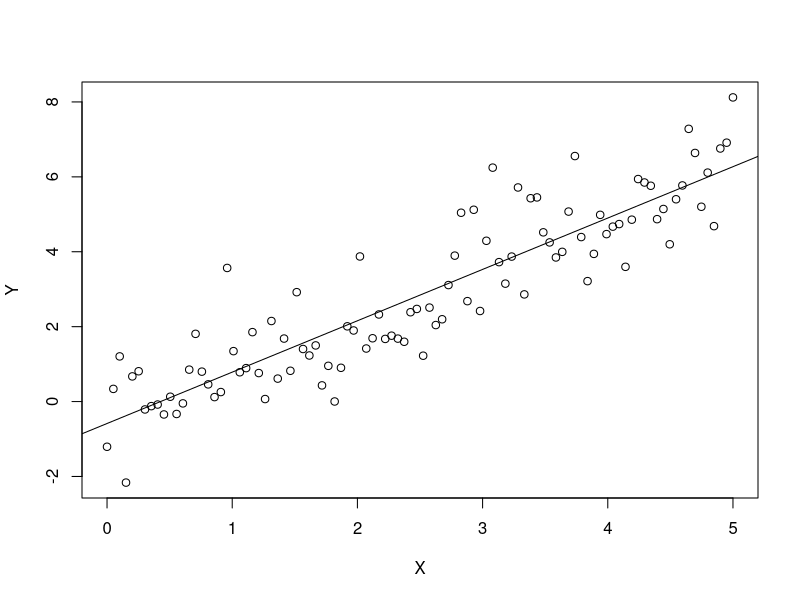
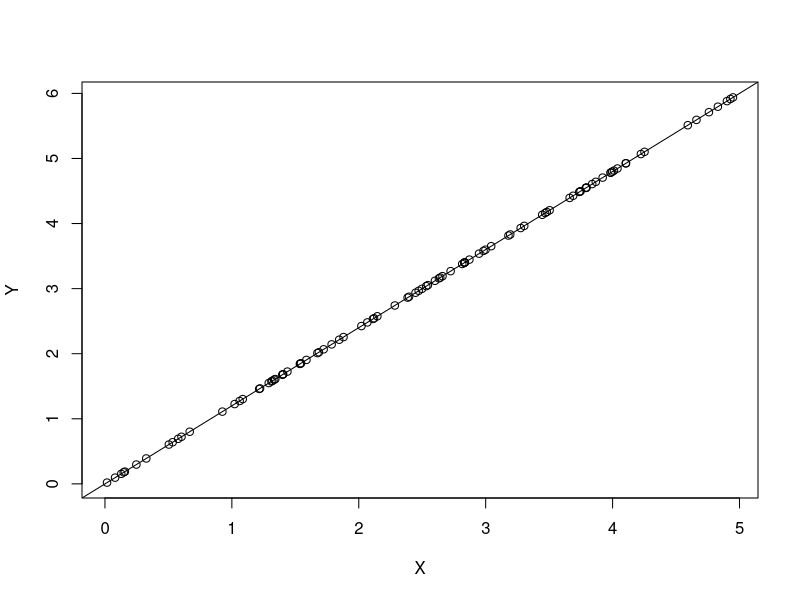
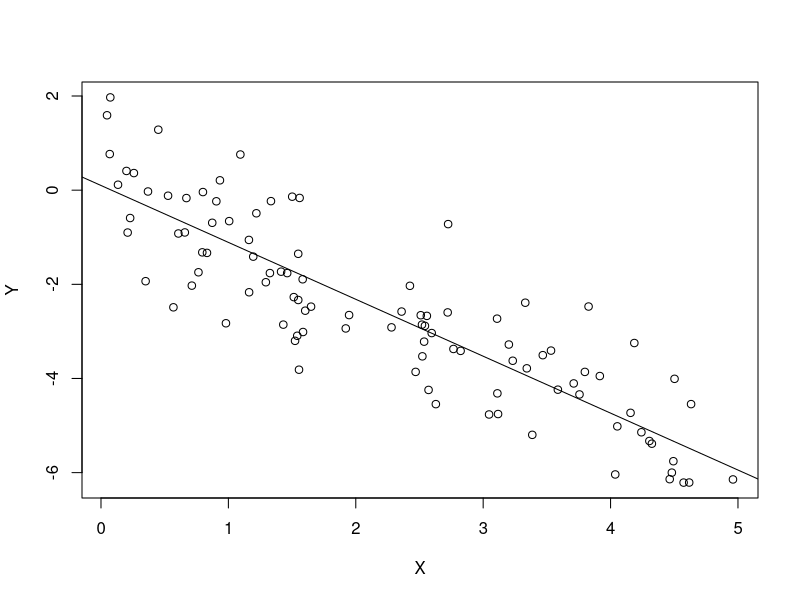
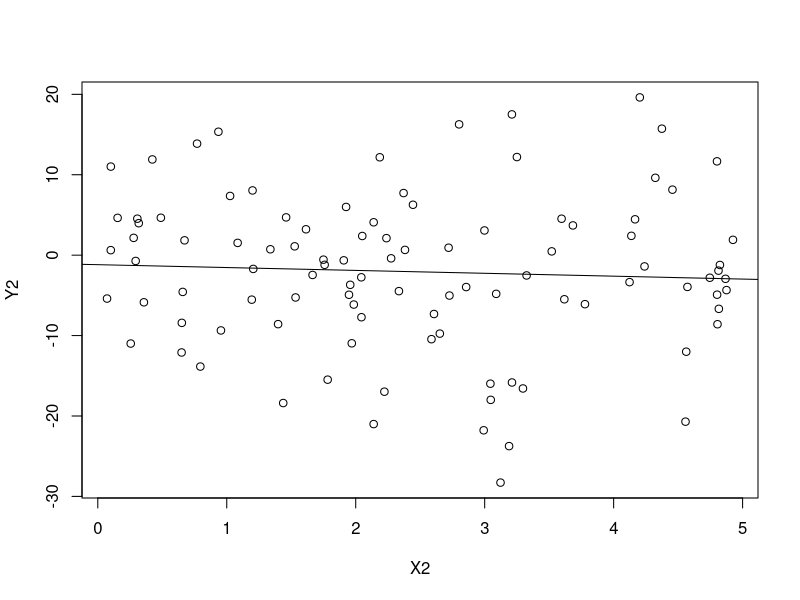
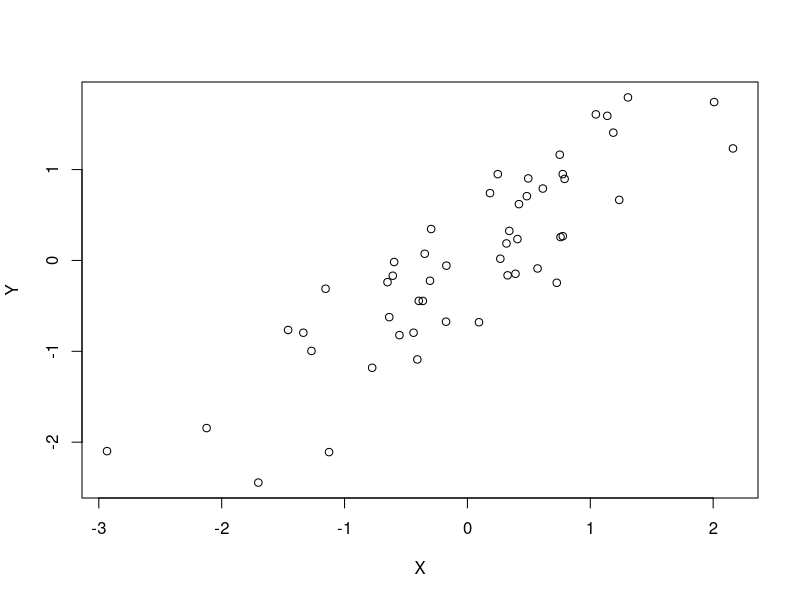
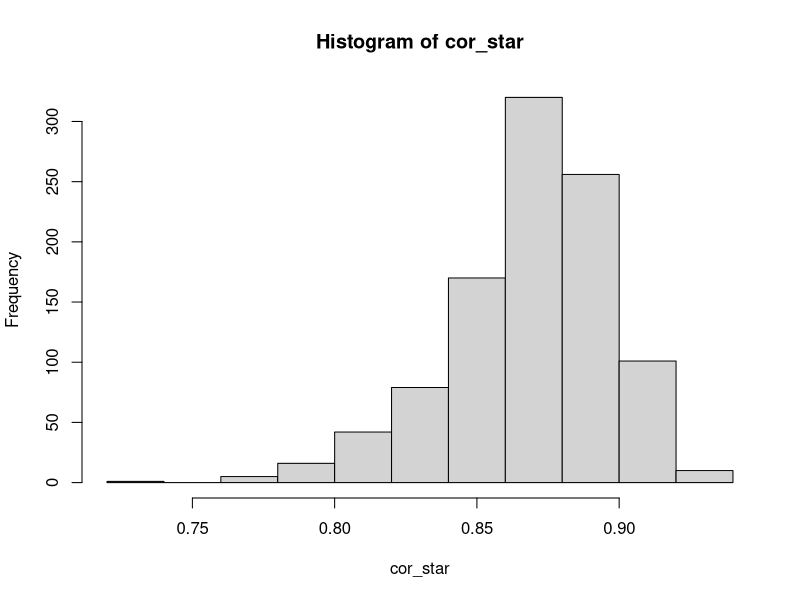
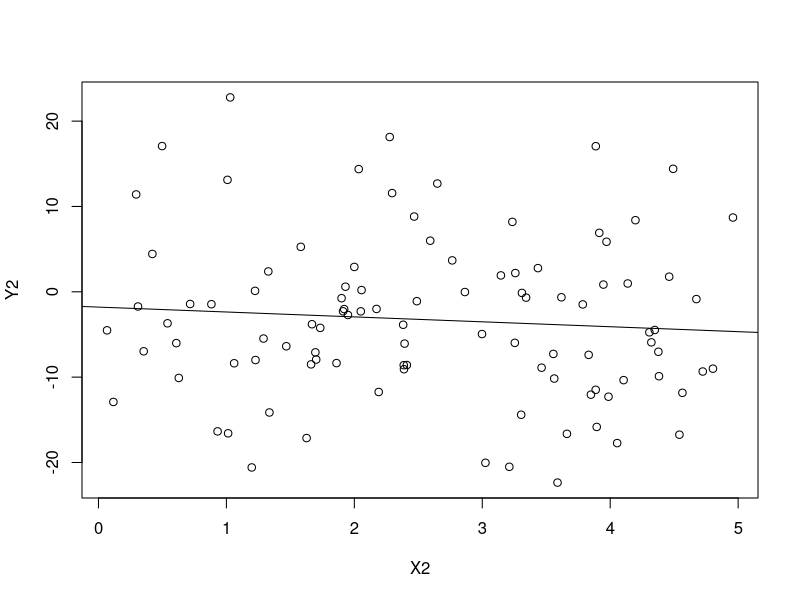
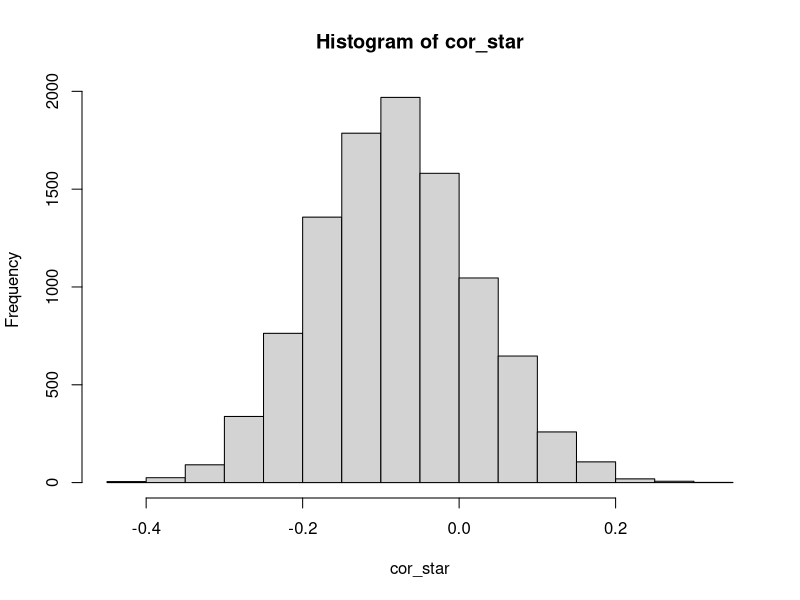

Write the R code that produced these figures, in order.
rm(list = ls())
#BS CI for rho
#pseudo data
set.seed(1234)
X = seq(0, 5, length.out = 100)
Y = 1.2*X + rnorm(100)
plot(X, Y); abline(lm(Y~X))
lm(Y~X) #return coef #Not important now

cor(X,Y) #note that correlation represents how one vlb linearly related to the other vlb
##there is no need for beta to be the same as rho!!
cov(X, Y)/sqrt(var(X)*var(Y)) #same approach
cov(X,Y)/var(X) #beta = cov(X,Y)/var(X) i.e. regression coef #Not important now

#Another example clearly shows that when rho=1
X = runif(100, 0, 5) #why use `runif()`, because I want X to be r.v.
Y = 1.2*X #simply rule out the exogenous error term out
plot(X, Y); abline(lm(Y~X))
lm(Y~X) #return coef, which is perfectly estimated

cor(X,Y) #since they are perfectly linearly related with the same direction, their rho is 1
cov(X, Y)/sqrt(var(X)*var(Y)) #same approach
cov(X,Y)/var(X) #beta = cov(X,Y)/var(X) i.e. regression coef #Not important now

#last example for negative rho
set.seed(1234)
X = runif(100, 0, 5)
Y = -1.2*X + rnorm(100)
plot(X, Y); abline(lm(Y~X))
lm(Y~X) #return coef
cov(X,Y)/var(X) #beta = cov(X,Y)/var(X) i.e. regression coef
cor(X,Y)

#Compare to a relative big error term
set.seed(333)
X2 = runif(100, 0, 5)
Y2 = -1.2*X2 + rnorm(100, 0, 10)
plot(X2, Y2); abline(lm(Y2~X2))
lm(Y2~X2) #return coef
cov(X2,Y2)/var(X2) #beta = cov(X,Y)/var(X) i.e. regression coef #Not important now
cor(X2,Y2) #sometimes rho is very close to 0

#higer |rho| with small error term v.s. lower |rho| with bigger error term
cor(X,Y);cor(X2,Y2)

#KEY Question: How to estimate rho? How to construct the interval estimator for rho?
#Am I able to conclude that the linear relation between X2 & Y2 is 0?

#We switch to bivariate normal case, since we can predetermine rho very well
rm(list = ls())
num_samples = 50
rho = 0.87

library('MASS')
rs = mvrnorm(n = num_samples, mu=c(0, 0), Sigma=matrix(c(1, rho, rho, 1), nrow=2), empirical=TRUE)
colnames(rs) = c('X', 'Y')
X = rs[, 1]  # standard normal (mu=0, sd=1)
Y = rs[, 2]  # standard normal (mu=0, sd=1)
plot(X,Y)
cor(X, Y)  # yay! surely is 0.83
cor(X*0.01 + 42, Y*3 - 1)  # Linear transformations of X and Y won't change r.

#Remember that our population for X&Y is a bivariate r.v. which follows normal
#Now what we have is 100 pair of samples (X,Y)

##################################A BAD Version############################
##ONE Bootstrap sample from (X,Y)
Xstar = sample(X, size = num_samples, replace = T) #做一次重抽
which(X == Xstar) #因為是配對的X,Y，要找抽到的X對應的index
#但這種對應法是錯的，因為兩邊是長度一樣的vector，只會對應各自的element
#然後回傳T/F的vector

#我們希望把抽到的X一個個對回去已有的rs
count = c()
for(i in 1:num_samples){
  count = rbind(count, which(X == Xstar[i]))
}
count
Y[count] #這些Y就是被抽到的X所對應的Y
boot_rs = cbind(Xstar, Y[count]) #把抽出來的(X,Y)裝在一起
cor(boot_rs[,1], boot_rs[,2]) #就得到一組bs statistic #centered at rho=0.87

##B times of Bootstrap resampling from (X,Y)
B = 1000;
Xstar = matrix(NA, num_samples, B) #等等拿來裝bs samples from X
Ystar = Xstar #等等拿來裝對應的bs samples from Y
for(i in 1:B){
  Xstar[,i] = sample(X, size = num_samples, replace = T) #每個col是一組resampling from X
  for(j in 1:num_samples){ #row index j代表某一組resample的第j個obs
    Ystar[j,i] = Y[which(X == Xstar[j,i])] #每個element是一個被重抽出來的X，
    #找出他對應的Y，再裝起來。這樣的事要對每個row做，所以row從j=1,2,...,50
  }
}
################The End of the BAD Version#####################

####################A Relative GOOD Version####################
##ONE Bootstrap sample from (X,Y)
bootIndex = sample(num_samples, replace = T)
Xstar = X[bootIndex]
Ystar = Y[bootIndex]
cor(Xstar, Ystar) #就得到一組bs statistic #centered at rho=0.87

##B times of Bootstrap resampling from (X,Y)
B = 1000;
Xstar = matrix(NA, num_samples, B) #等等拿來裝bs samples from X
Ystar = Xstar #等等拿來裝對應的bs samples from Y

bootIndex = replicate(B, sample(num_samples, replace = T))
dim(bootIndex)
Xstar[,2] = X[bootIndex[,2]] #the 2nd BS sample for X
Ystar[,2] = Y[bootIndex[,2]] #the corresponding BS sample for Y

for(i in 1:B){
  Xstar[,i] = X[bootIndex[,i]]
  Ystar[,i] = Y[bootIndex[,i]]
}
####################A Relative GOOD Version####################

#Now we have B sets of resamples. In each set there are 50 pairs of (X*,Y*)
#We can calculate a rho from a set of 50 pairs of (X*,Y*) => We can have B rhos!
cor_star = rep(NA, B)
for(i in 1:B){
  cor_star[i] = cor(Xstar[,i], Ystar[,i])
}
cor_star #B by 1 vector
summary(cor_star)
hist(cor_star) #we have a lot of realizations of a statistic: correlation (rho)
#so we can draw the dist. of this statistic!

#Now we're constructing the Interval estimator for rho
cor_star_sorted = sort(cor_star)
#the 95% Interval Estimate (or CI) for rho is:
cor_star_sorted[25]
cor_star_sorted[975]

#verify by using `quantile()`
quantile(cor_star)
cor_star_sorted[B*0+1]; cor_star_sorted[B*0.25]; cor_star_sorted[B*0.5]; cor_star_sorted[B*0.75]; cor_star_sorted[B]


#Are we able to estimate the rho of previous linear regression model?
rm(list = ls())
set.seed(1)
X2 = runif(100, 0, 5)
Y2 = -1.2*X2 + rnorm(100, 0, 10)
plot(X2, Y2); abline(lm(Y2~X2)) #the scatter plot shows that...there might not be any patterns between X & Y
cor(X2,Y2) #Is this value different from 0?

#use same procedure to construct the BS Interval Estimate
B = 10000;
Xstar = matrix(NA, 100, B)
Ystar = Xstar 
bootIndex = replicate(B, sample(100, replace = T))
dim(bootIndex)

for(i in 1:B){
  Xstar[,i] = X2[bootIndex[,i]]
  Ystar[,i] = Y2[bootIndex[,i]]
}

cor_star = rep(NA, B)
for(i in 1:B){
  cor_star[i] = cor(Xstar[,i], Ystar[,i])
}

cor_star #B by 1 vector
summary(cor_star)
hist(cor_star)

#Now we're constructing the Interval estimate for rho
cor_star_sorted = sort(cor_star)
#the 95% Interval Estimate (or CI) for rho is:
cor_star_sorted[250]
cor_star_sorted[9750]

#With the rejection rule under 5% significant level, we can reject that X is not linearly related to Y
#Even though we generated (X,Y) with linear relation. <= the effect of error term diminish the linear relation between X&Y.
